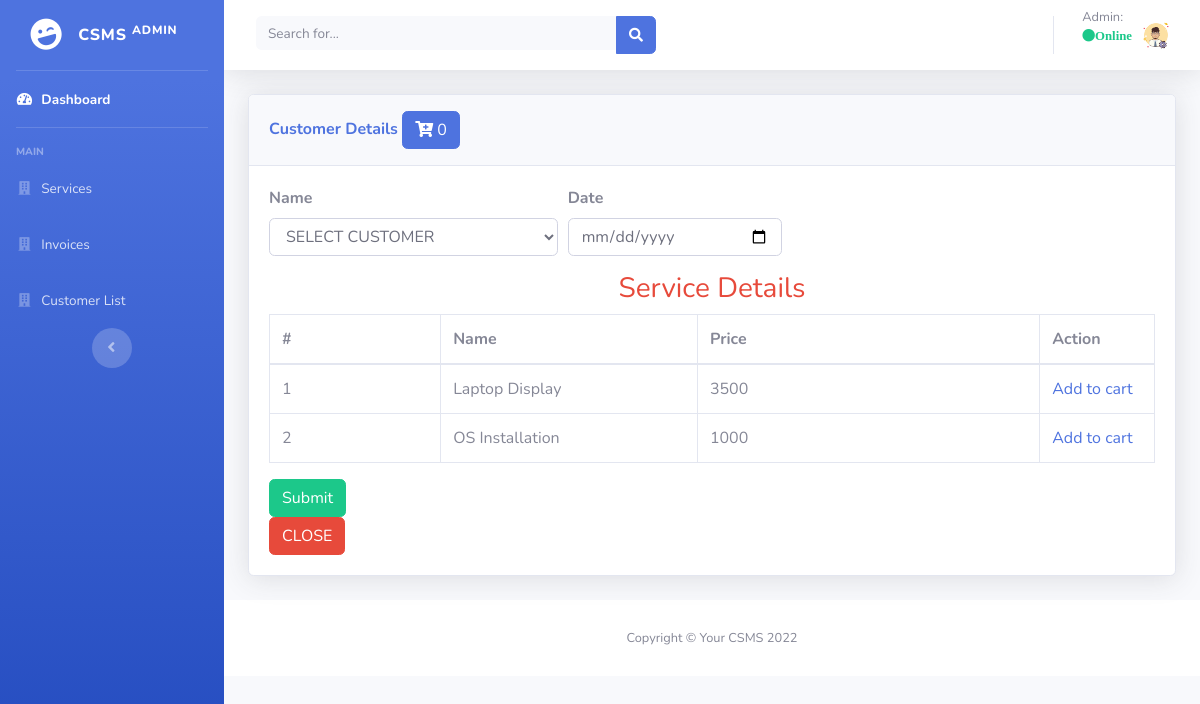
Screenshot of /admin/invoice_action.php with the database file from the repository.
### tables this page shows
CREATE TABLE `services` (
  `ser_id` int(20) NOT NULL,
  `ser_name` varchar(30) NOT NULL,
  `ser_description` varchar(200) NOT NULL,
  `ser_image` varchar(50) NOT NULL,
  `ser_price` int(20) NOT NULL
);

### admin/invoice_action.php (the view, shortened to what this page needs)
<?php
include('dbconnection.php');
include('includes/header.php');
include('includes/navbar.php');
?>
<div class="container-fluid">
<div class="card shadow mb-4">
  <div class="card-header py-3">
    <h6 class="m-0 font-weight-bold text-primary">Customer Details
<button type="button" data-toggle="modal" data-target="#exampleModal" class="btn btn-primary">
<i class="fas fa-cart-plus"></i>
                              <?php
if(!empty($_SESSION["shopping_cart"])) {
$cart_count = count(array_keys($_SESSION["shopping_cart"]));
echo  $cart_count;
}
else echo "0";
?>
            </button>
    </h6>
  </div>
  <div class="card-body">
<form action="invoice_code.php" method="POST">
<div class="form-row font-weight-bold">
    <div class="form-group col-md-4">
      <label>Name</label>
      <select name="cname" class="form-control">
        <option value="">SELECT CUSTOMER</option>
?>   </select>
       </div>
    <div class="form-group col-md-3">
      <label>Date</label>
      <input type="date" class="form-control" name="invoicedate" >
    </div>
    <div class="form-group col-md-3">
    </div>
  </div>
<strong><h3 class="text-danger text-center">Service Details</h3></strong>
    <div class="table-responsive">
     <?php
$fs="SELECT * FROM services";
$fs_run=mysqli_query($conn,$fs);
if (mysqli_num_rows($fs_run)>0)
 { ?>
      <table class="table table-bordered"   width="100%" cellspacing="0">
        <thead>
          <tr>
            <th> # </th>
            <th>Name</th>
            <th>Price</th>
           <th>Action</th>
          </tr>
        </thead>
        <tbody>
          <?php
       while ($row_service=mysqli_fetch_assoc($fs_run))
  {
    ?>
   <tr>
            <td width="10%"><?php echo $row_service['ser_id'] ?></td>
            <td width="15%"><?php echo $row_service['ser_name'] ?></td>
            <td width="20%"> <?php echo $row_service['ser_price'] ?> </td>
       <td width="5%">
<a href="invoice_action.php?GetID=<?php echo $row_service['ser_id'] ?>">Add to cart</a>
            </td>
          </tr>
       <?php
  }
  ?>
        </tbody>
      </table>
 <?php
}
else
  {
    echo "No record found";
  }
?>
    </div>
    <div class="align-left">
<input type="submit" name="invoicesubmit" class="btn btn-success ">
  </form>
</div>
<div class="align-right">
 <a href="customer.php"><button class="btn btn-danger">CLOSE</button></a>
</div>
  </div>
</div>
</div>
<?php
include('includes/footer.php');
?>

### rows the page displays
services: ser_id "1", ser_name "Laptop Display", ser_price "3500"
services: ser_id "2", ser_name "OS Installation", ser_price "1000"
